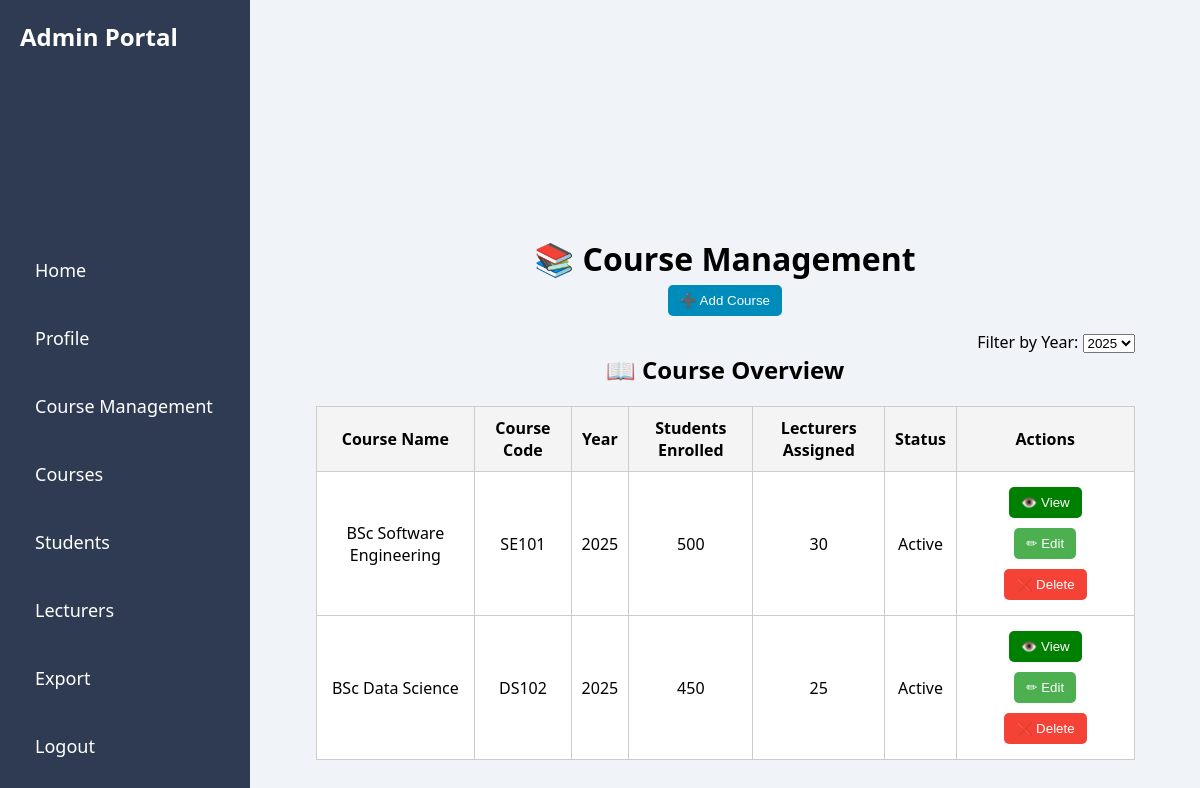
/course_management, run on an earlier commit of the app's database.
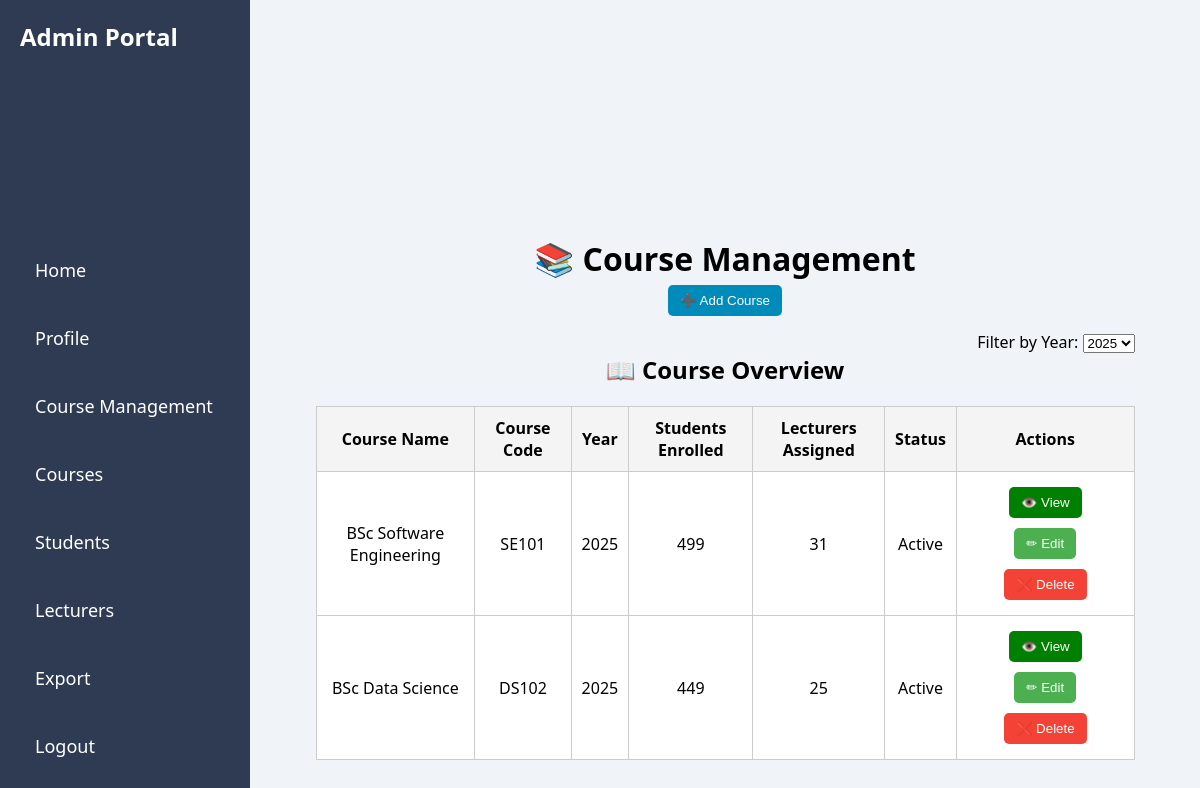
And on a later commit of the database.
### tables this page shows
CREATE TABLE courses (
    id INTEGER PRIMARY KEY AUTOINCREMENT,
    name TEXT NOT NULL,
    code TEXT NOT NULL UNIQUE,
    students INTEGER DEFAULT 0,
    lecturers INTEGER DEFAULT 0,
    status TEXT DEFAULT 'Active',
    attendance INTEGER DEFAULT 75,
    average_grade REAL DEFAULT 65,
    satisfaction INTEGER DEFAULT 4
, year INTEGER DEFAULT 2024);

### app.py (the view)
@app.route('/course_management')
def course_management():
    selected_year = request.args.get('year', default='2025')  # default to 2025 if no year selected
    conn = get_db_connection()
    courses = conn.execute('SELECT * FROM courses WHERE year = ?', (selected_year,)).fetchall()
    final_data = []
    for course in courses:
        course_id = course['id']
        student_count = conn.execute('''
            SELECT COUNT(*) FROM students s
            JOIN enrollments e ON s.id = e.student_id
            WHERE e.course_id = ? AND s.role = 'Student' AND s.enrollment_status != 'Removed'
        ''', (course_id,)).fetchone()[0]
        lecturer_count = conn.execute('''
            SELECT COUNT(*) FROM students s
            JOIN enrollments e ON s.id = e.student_id
            WHERE e.course_id = ? AND s.role = 'Lecturer' AND s.enrollment_status != 'Removed'
        ''', (course_id,)).fetchone()[0]
        final_data.append({
            'id': course['id'],
            'name': course['name'],
            'code': course['code'],
            'year': course['year'],
            'status': course['status'],
            'students': student_count,
            'lecturers': lecturer_count
        })
    conn.close()
    return render_template('course_management.html', courses=final_data, selected_year=selected_year)

### app.py (called while the page is built)
def get_db_connection():
    conn = sqlite3.connect('courses.db')
    conn.row_factory = sqlite3.Row
    return conn

### templates/course_management.html (shortened to what this page needs)
<!DOCTYPE html>
<html lang="en">
<head>
  <link rel="stylesheet" href="{{ url_for('static', filename='lecturer_navbar.css') }}">
</head>
<body>
  {% include 'navbar_admin.html' %}
  <div class="main-content">
    <h1>📚 Course Management</h1>
    <div class="button-container">
      <button class="add-btn" onclick="addCourse()">➕ Add Course</button>
    </div>
      <div style="text-align: right; width: 90%;">
        <form method="GET" action="/course_management">
          <label for="year">Filter by Year:</label>
          <select name="year" onchange="this.form.submit()">
            <option value="2025" {% if selected_year == '2025' %}selected{% endif %}>2025</option>
          </select>
        </form>
      </div>
    <h2>📖 Course Overview</h2>
    <table>
      <thead>
        <tr>
          <th>Course Name</th>
          <th>Course Code</th>
          <th>Year</th>
          <th>Students Enrolled</th>
          <th>Lecturers Assigned</th>
          <th>Status</th>
          <th>Actions</th>
        </tr>
      </thead>
      <tbody>
        {% for course in courses %}
        <tr>
          <td>{{ course.name }}</td>
          <td>{{ course.code }}</td>
          <td>{{ course.year }}</td>
          <td>{{ course.students }}</td>
          <td>{{ course.lecturers }}</td>
          <td>{{ course.status }}</td>
          <td>
            <button class="view-btn" onclick="location.href='/course/{{ course.id }}/view'">👁️ View</button>
            <button class="edit-btn" onclick="location.href='/course/{{ course.id }}/edit'">✏ Edit</button>
            <button class="delete-btn" onclick="deleteCourse({{ course.id }})">❌ Delete</button>
          </td>
        </tr>
        {% endfor %}
      </tbody>
    </table>
  </div>
</body>
</html>

### templates/navbar_admin.html (shortened to what this page needs)
  <!DOCTYPE html>
  <html lang="en">
  <head>
    <link rel="stylesheet" href="{{ url_for('static', filename='admin_navbar.css') }}">
  </head>
  <body>
    <div class="sidebar">
      <h2 class="logo">Admin Portal</h2>
      <nav>
        <a href="{{ url_for('home_admin') }}">Home</a>
        <a href="{{ url_for('admin_profile') }}">Profile</a>
        <a href="{{ url_for('course_management') }}">Course Management</a>
        <a href="/admin/courses/modules">Courses</a>
        <a href="{{ url_for('student_list') }}">Students</a>
        <a href="{{ url_for('admin_lecturers') }}">Lecturers</a>
        <a href="{{ url_for('admin_export') }}">Export</a>
        <a href="{{ url_for('logout') }}">Logout</a>
      </nav>
    </div>
    <div class="main-content">
    </div>
  </body>
  </html>

### static/lecturer_navbar.css (style rules this page uses)
* { margin: 0; padding: 0; box-sizing: border-box; }
body { font-family: 'Segoe UI', Tahoma, Geneva, Verdana, sans-serif; display: flex; height: 100vh; background-color: #f0f4f8; }
.sidebar { width: 250px; background-color: #2f3b52; color: #fff; position: fixed; height: 100%; padding: 20px; display: flex; flex-direction: column; justify-content: space-between; z-index: 1000; }
.sidebar .logo { font-size: 24px; font-weight: bold; margin-bottom: 30px; }
.sidebar nav { display: flex; flex-direction: column; }
.sidebar nav a, .dropbtn { color: #fff; text-decoration: none; font-size: 18px; padding: 12px 15px; margin: 10px 0; border-radius: 6px; background: none; border: none; text-align: left; width: 100%; cursor: pointer; display: block; transition: background-color 0.3s ease, padding-left 0.3s ease; }
.main-content { margin-left: 250px; padding: 20px; flex-grow: 1; position: relative; z-index: 1; }

### static/admin_navbar.css (style rules this page uses)
* { margin: 0; padding: 0; box-sizing: border-box; }
body { font-family: 'Segoe UI', Tahoma, Geneva, Verdana, sans-serif; display: flex; height: 100vh; background-color: #f0f4f8; }
.sidebar { width: 250px; background-color: #2f3b52; color: #fff; position: fixed; height: 100%; padding: 20px; display: flex; flex-direction: column; justify-content: space-between; z-index: 1000; }
.sidebar .logo { font-size: 24px; font-weight: bold; margin-bottom: 30px; }
.sidebar nav { display: flex; flex-direction: column; }
.sidebar nav a, .dropbtn { color: #fff; text-decoration: none; font-size: 18px; padding: 12px 15px; margin: 10px 0; border-radius: 6px; background: none; border: none; text-align: left; width: 100%; cursor: pointer; display: block; transition: background-color 0.3s ease, padding-left 0.3s ease; }
.main-content { margin-left: 250px; padding: 20px; flex-grow: 1; position: relative; z-index: 1; }

### templates/course_management.html (style rules this page uses)
body, html { margin: 0; padding: 0; height: 100%; width: 100%; display: flex; flex-direction: column; }
.main-content { display: flex; flex-direction: column; align-items: center; flex: 1; padding: 20px; }
table { width: 90%; margin: 20px auto; border-collapse: collapse; background: white; }
th, td { border: 1px solid #ccc; padding: 10px; text-align: center; }
th { background-color: #f4f4f4; }
button { padding: 8px 12px; margin: 5px; cursor: pointer; border: none; border-radius: 5px; }
.edit-btn { background-color: #4CAF50; color: white; }
.delete-btn { background-color: #f44336; color: white; }
.add-btn { background-color: #008CBA; color: white; }
.view-btn { background-color: #008000; color: white; }
.button-container { width: 90%; margin: 0 auto 10px; text-align: center; }

What changed in the data, as far as the page shows it:
changed courses "BSc Software Engineering": students "500" → "499"; lecturers "30" → "31"
computed for courses "BSc Data Science": students "450" → "449"
